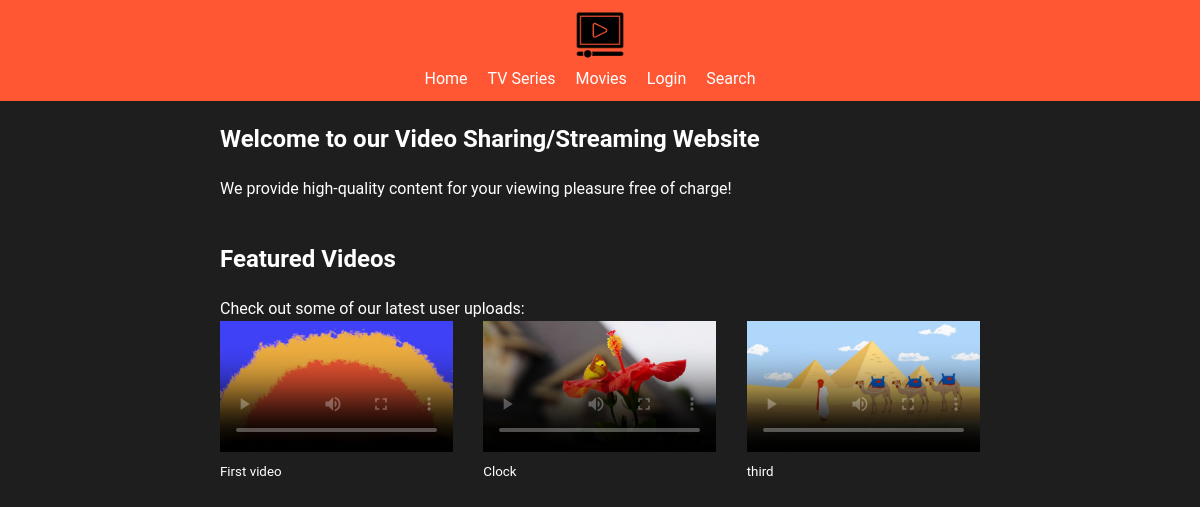
Before: / with the older database file.
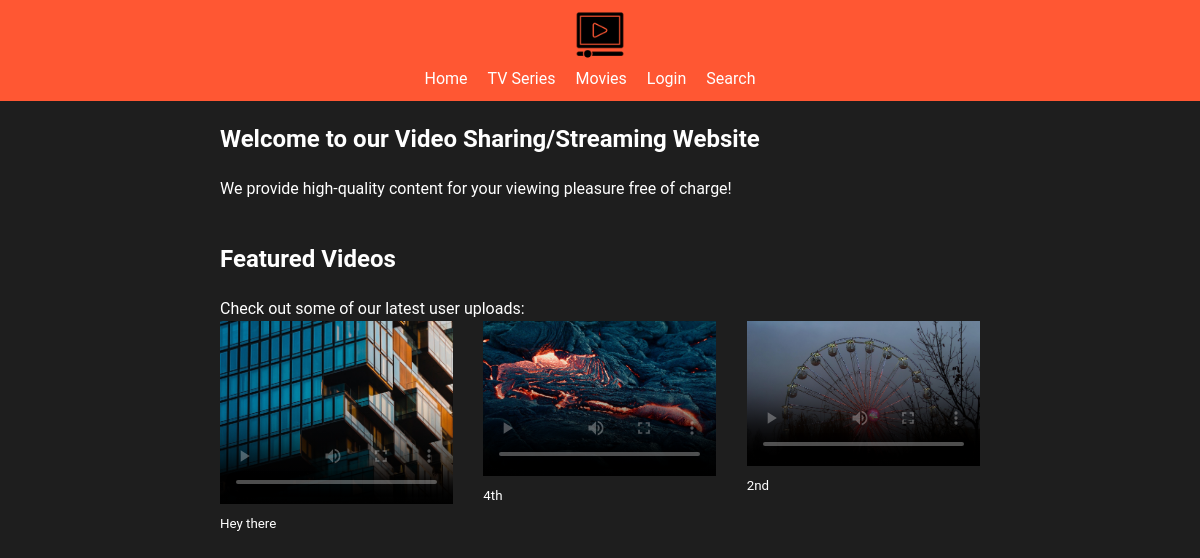
After: the same page with the newer database file.
### tables this page shows
CREATE TABLE `featured_videos` (
  `id` int(11) NOT NULL,
  `title` varchar(255) NOT NULL,
  `description` text DEFAULT NULL,
  `video_url` varchar(255) NOT NULL,
  `thumbnail_url` varchar(255) DEFAULT NULL,
  `category` varchar(100) DEFAULT NULL,
  `created_at` timestamp NOT NULL DEFAULT current_timestamp(),
  `user_id` int(11) NOT NULL
);

### index.php (the view, shortened to what this page needs)
<!DOCTYPE html>
<html lang="en">
<head>
    <link rel="stylesheet" href="style.css">
</head>
<body>
    <header>
        <a href="index.php"><img src="images/logo.png" alt="Logo" id="logo"></a>
        <nav class="desktop_menu">
            <ul>
                <li><a href="index.php">Home</a></li>
                <li><a href="tv_series.php">TV Series</a></li>
                <li><a href="movies.php">Movies</a></li>
                <?php
                if (isset($_SESSION['username'])) {
                    echo "<li><a href='upload.php'>Upload Video</a></li>";
                    echo "<li><a href='logout.php'>Logout</a></li>";
                }
                else {
                    echo  "<li><a href='login.php'>Login</a></li>";
                    }
                ?>
                <li><a href="search.php">Search</a></li>
            </ul>
        </nav>
    </header>
    <main>
        <section>
            <h1>Welcome to our Video Sharing/Streaming Website</h1>
            <p>We provide high-quality content for your viewing pleasure free of charge!</p>
        </section>
        <section>
            <h2>Featured Videos</h2>
            <p>Check out some of our latest user uploads:</p>
            <article>
                <?php
                $servername = "localhost";
                $username = "root";
                $password = "";
                $dbname = "webpage_for_video_sharing";
                $conn = new mysqli($servername, $username, $password, $dbname);
                $sql_featured = "SELECT * FROM featured_videos ORDER BY created_at DESC LIMIT 3";
                $result_featured = $conn->query($sql_featured);
                echo "<ul class='featured-videos' id='general_featured_videos'>";
                if ($result_featured->num_rows > 0) {
                    while ($row = $result_featured->fetch_assoc()) {
                        echo "<li class='slide'><video controls poster='" . $row["thumbnail_url"] . "'>";
                        echo "<source src='" . $row["video_url"] . "' type='video/mp4'>";
                        echo "<source src='" . $row["video_url"] . "' type='video/webm'>";
                        echo "</video><small>" . htmlspecialchars($row["title"]) . "</small></li>";
                    }
                } else {
                    echo "<p>No featured videos available.</p>";
                }
                echo "</ul>";
                ?>
            </article>
        </section>
    </main>
</body>
</html>

Changed rows visible on the page:
no longer on this page (row edited): featured_videos: title "First video"
no longer on this page (row edited): featured_videos: title "Clock"
no longer on this page (row edited): featured_videos: title "third"
added featured_videos: title "Hey there"
added featured_videos: title "4th"
added featured_videos: title "2nd"
